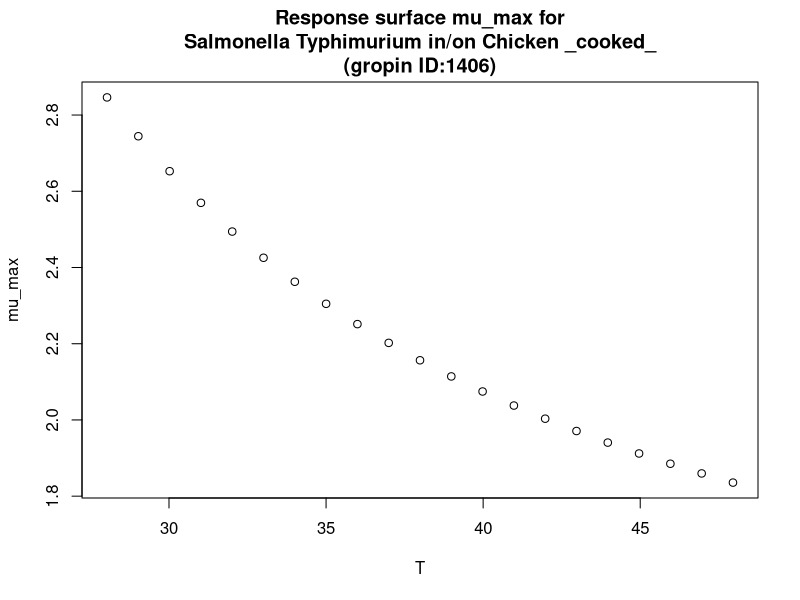

This figure's R source:
#############################
# start of Parameter script
#############################
T <- seq(28.028,47.952047952048,length.out=21)
#############################
# end of Parameter script
#############################
############################# 
# start of Model script Gropin ID 1406 
#############################
 
# constant coefficients for this model
 
variables <- data.frame(T)
argumentsPar <- expand.grid(variables)
 
# heart of the model
response_surface <- function(T) {
   mumax <-exp(28.86/(T-0.4372))

return(mumax=mumax)
} 

# output parameters
mumax <- cbind(argumentsPar,response_surface(argumentsPar['T']))
colnames(mumax) <- c(colnames(argumentsPar),'mumax')
#############################
# End of Model script
#############################
############################# 
# start of Visualisation script Gropin ID 1406 
#############################
plot(T,mumax$mumax,
                          xlab='T',
                          ylab='mu_max',main='Response surface mu_max for
Salmonella Typhimurium in/on Chicken _cooked_
(gropin ID:1406)')
#############################
# End of Visualisation script
#############################
